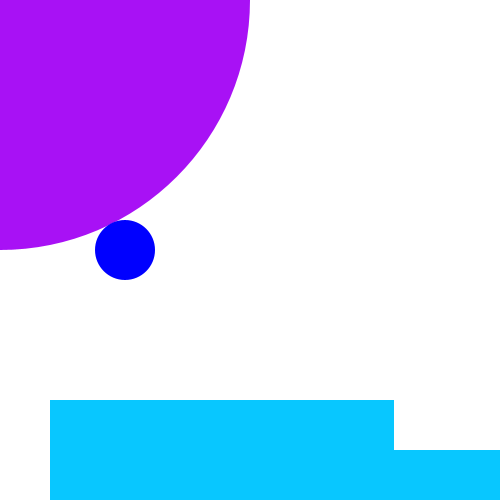
Frame 1 (no input)
Frame 60 (the mouse pressed at the canvas centre just before this capture): identical to frame 1, image omitted
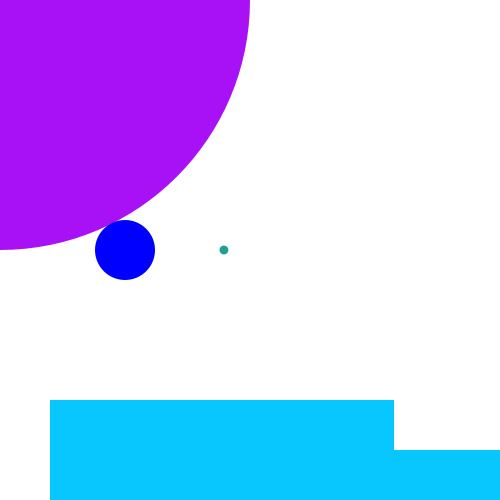
Frame 120 (the mouse held since frame 60 and released just before this capture)

The Processing sketch that drew these frames (run headless with seeded random() and noise(); from frame 60 on, the mouse is pressed at the canvas centre):

// Processing sketch: wk10_homework_week10
// ── wk10_homework_week10.pde
int num = 30; 
ArrayList<Mover> movers; 
Attractor a; 

void setup(){
   size(500, 500);
   background(255);
    
   movers = new ArrayList<Mover>(); 
   a = new Attractor(); 
   noStroke(); 
   smooth(); 
}

void draw(){
  background(255);
  
  fill(168, 17, 245); 
  ellipse(0, 0, width, height); 
  
  fill(8, 199, 255);
  rect(300, 450, 305, 100);
  
  fill(8, 199, 255);
  rect(50, 400, 344, 100);
  
  
  a.display(); 
  a.drag();
  a.hover(mouseX, mouseY);

  for(int i = 0; i< movers.size(); i++){
    Mover m = movers.get(i); 
    PVector force = a.attract(m);
    m.applyForce(force); 
    m.update(); 
    m.display(); 
    
    if(m.position.y < 0 || m.position.y > height || m.position.x < 0 || m.position.x > width){
      movers.remove(i); 
    }
  }
  
}

void mousePressed() {
  a.clicked(mouseX, mouseY);
  movers.add(new Mover(random(.1, .5), mouseX, mouseY)); 
}

void mouseReleased() {
  a.stopDragging();
}
// ── Attractor.pde
class Attractor{
  float mass;
  float G; 
  PVector position; 
  PVector dragOffset; 
  
  boolean rollover = false; 
  boolean dragging = false; 
  Attractor(){
    position = new PVector(width/4, height/2);
    mass = 30; 
    G = .98; 
    dragOffset = new PVector(0.0, 0.0); 
  }

  PVector attract(Mover m){
     PVector force = PVector.sub(position, m.position); 
     
     float d = force.mag(); 
     
     d = constrain(d, 5.0, 25.0); 
     force.normalize(); 
     float strength = (G* mass * m.mass) / (d*d); 
     force.mult(strength); 
     return force; 
  }
  void display() {
    ellipseMode(CENTER); 
    if (dragging){
      noFill();
    }
    else if (rollover){
      fill(100);
      fill(252, 59, 243); 
    }
    else{
      fill(0, 0, 255); 
    }
    ellipse(position.x,position.y,mass*2,mass*2);
  }
  
  void clicked(int mX, int mY){
    float d = dist(mX, mY, position.x, position.y);
    if(d < mass){ 
      dragging = true; 
      dragOffset.x = position.x - mX; 
      dragOffset.y = position.y - mY; 
    } 
  }
  
void hover(int mx, int my) {
    float d = dist(mx,my,position.x,position.y);
    if (d < mass) {
      rollover = true;
    } 
    else {
      rollover = false;
    }
  }

  void stopDragging() {
    dragging = false;
  }

  void drag() {
    if (dragging) {
      position.x = mouseX + dragOffset.x;
      position.y = mouseY + dragOffset.y;
    }
  }

}
// ── Mover.pde
class Mover{
  PVector position; 
  PVector velocity; 
  PVector acceleration; 
  float mass; 
  
  Mover(float m, float x, float y){
    mass = m; 
    position = new PVector(x, y); 
    velocity = new PVector(1, 0); 
    acceleration = new PVector(0, 0); 
    
  }
  
  void applyForce(PVector force){
    PVector f = PVector.div(force, mass); 
    acceleration.add(f); 
  }
  
  void update(){
    velocity.add(acceleration); 
    position.add(velocity); 
    acceleration.mult(0); 
  }

  void display(){
    fill(random(0, 255), random(0, 255), random(0, 255)); 
    ellipse(position.x, position.y, mass*25, mass*25); 
  }
}
